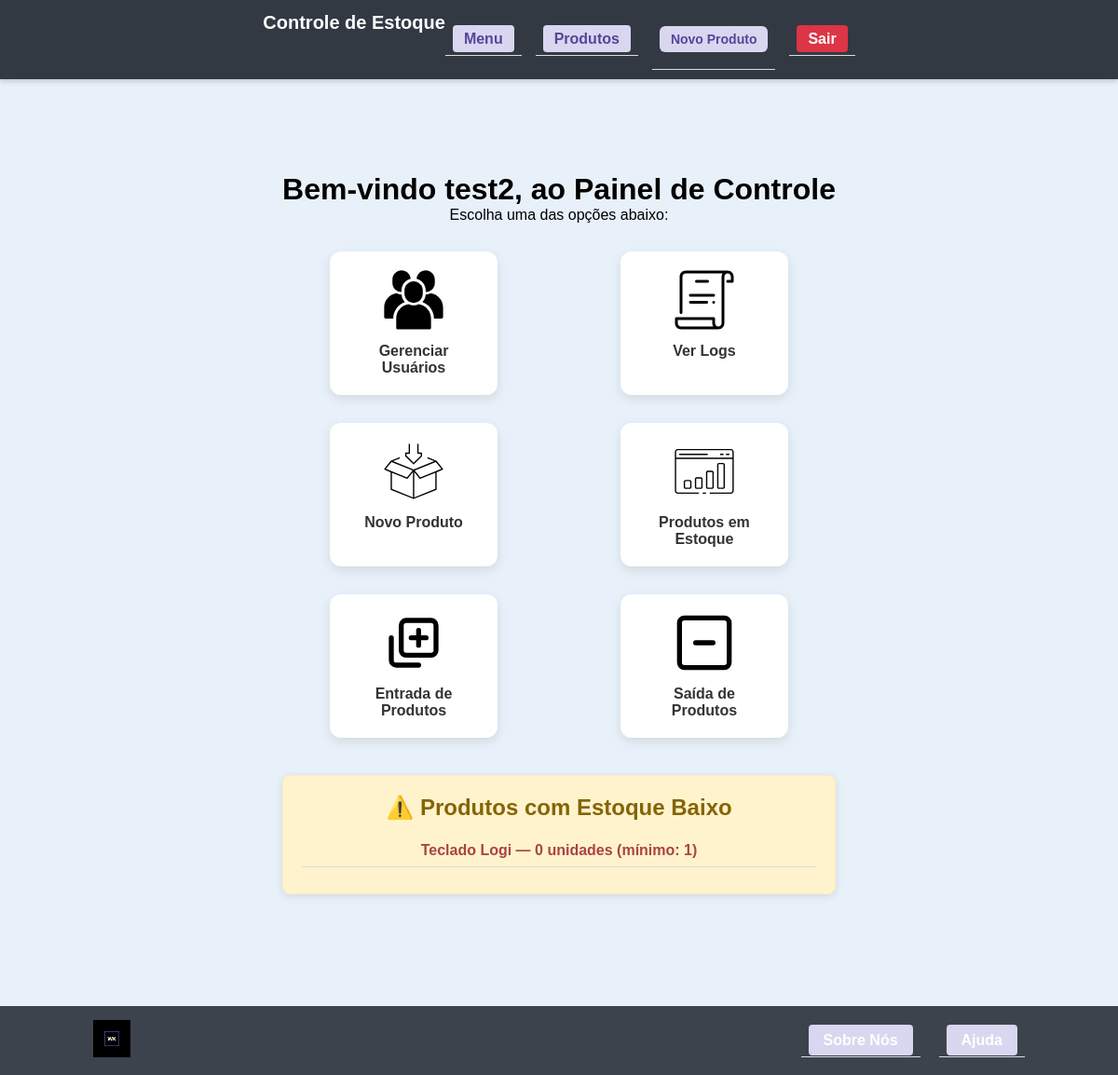
Page /menu/ (signed in) on the committed database.
### app/models.py (models this page shows)
class User(db.Model, UserMixin):
    __tablename__ = "user"
    id = db.Column(db.Integer, primary_key=True)
    nome = db.Column(db.String, nullable=True)
    sobrenome = db.Column(db.String, nullable=True)
    login_nome = db.Column(db.String, nullable=False)
    senha = db.Column(db.String, nullable=True)
    admin = db.Column(db.Boolean, nullable=False, default=False)
    ativo = db.Column(db.Boolean, nullable=False, default=True)
    __table_args__ = (
        db.UniqueConstraint("login_nome", name="uq_user_login_nome"),
    )

class Produto(db.Model):
    id = db.Column(db.Integer, primary_key=True)
    nome = db.Column(db.String, nullable=True)
    quantidade = db.Column(db.Integer, nullable=True)
    quantidade_minima = db.Column(db.Integer, nullable=True, default = 0)
    descricao = db.Column(db.Text, nullable=True)

### app/views.py (the view)
@app.route('/menu/')
@login_required
def menu():
    produtos_alerta = Produto.query.filter(Produto.quantidade < Produto.quantidade_minima).all()
    return render_template('menu.html', produtos_alerta=produtos_alerta)

### app/models.py (called while the page is built)
@login_manager.user_loader
def load_user(user_id):
    return User.query.get(user_id)

### app/templates/menu.html
{% extends 'base.html' %}
{% block content %}
<div class="dashboard">
    <h1>Bem-vindo {{ current_user.login_nome }}, ao Painel de Controle</h1>
    <p>Escolha uma das opções abaixo:</p>
    <div class="dashboard-grid">
        {% if current_user.admin %}
            <a href="{{ url_for('gerenciar_usuarios') }}" class="dashboard-card">
                <img src="{{ url_for('static', filename='images/icon_users.svg') }}" alt="Usuários">
                <span>Gerenciar Usuários</span>
            </a>
            <a href="{{ url_for('ver_logs') }}" class="dashboard-card">
                <img src="{{ url_for('static', filename='images/icon_logs.svg') }}" alt="Logs">
                <span>Ver Logs</span>
            </a>
        {% endif %}
        <a href="{{ url_for('cadastrar_produto') }}" class="dashboard-card">
            <img src="{{ url_for('static', filename='images/icon_new_products.svg') }}" alt="Novo Produto">
            <span>Novo Produto</span>
        </a>
        <a href="{{ url_for('produtos') }}" class="dashboard-card">
            <img src="{{ url_for('static', filename='images/icon_reports.svg') }}" alt="Produtos em Estoque">
            <span>Produtos em Estoque</span>
        </a>
        <a href="{{ url_for('produtos') }}" class="dashboard-card">
            <img src="{{ url_for('static', filename='images/icon_add.svg') }}" alt="Entrada">
            <span>Entrada de Produtos</span>
        </a>
        <a href="{{ url_for('produtos') }}" class="dashboard-card">
            <img src="{{ url_for('static', filename='images/icon_remove.svg') }}" alt="Saída">
            <span>Saída de Produtos</span>
        </a>
    </div>
    {% if produtos_alerta %}
    <div class="alerta-estoque">
        <h2>⚠️ Produtos com Estoque Baixo</h2>
        <ul>
            {% for produto in produtos_alerta %}
                <li class="alerta">
                    {{ produto.nome }} — {{ produto.quantidade }} unidades (mínimo: {{ produto.quantidade_minima }})
                </li>
            {% endfor %}
        </ul>
    </div>
{% endif %}
</div>
{% endblock %}

### app/static/css/style.css (style rules this page uses)
* { margin: 0; padding: 0; box-sizing: border-box; }
html, body { font-family: 'Trebuchet MS', sans-serif; background-color: #e8f1f9; min-width: 370px; height: 100%; display: flex; flex-direction: column; }
ul { list-style-type: none; padding: 0; }
ul li { padding: 8px; border-bottom: 1px solid #ddd; }
ul li.alerta { color: red; font-weight: bold; }
.dashboard { text-align: center; padding: 40px 20px; }
.dashboard-grid { display: grid; grid-template-columns: repeat(auto-fit, minmax(180px, 1fr)); gap: 30px; margin-top: 30px; justify-items: center; }
.dashboard-card { background-color: #fff; border-radius: 12px; padding: 20px; width: 180px; text-align: center; box-shadow: 0 4px 12px rgba(0,0,0,0.1); transition: transform 0.2s ease, box-shadow 0.2s ease; text-decoration: none; color: #333; }
.dashboard-card img { width: 64px; height: 64px; margin-bottom: 10px; }
.dashboard-card span { display: block; font-weight: bold; font-size: 16px; }
.alerta-estoque { background-color: #fff3cd; border: 1px solid #ffeeba; padding: 20px; margin-top: 40px; border-radius: 8px; box-shadow: 0 2px 8px rgba(0,0,0,0.1); }
.alerta-estoque h2 { color: #856404; margin-bottom: 15px; }
.alerta-estoque ul li.alerta { color: #a94442; font-weight: bold; margin-bottom: 8px; }

### rows in the picture
User: login_nome "test2"
Produto: nome "Teclado Logi", quantidade "0", quantidade_minima "1"
